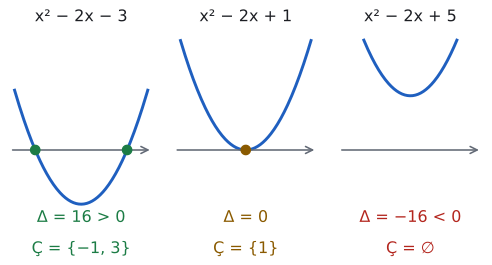

Reproduce this figure in Python.
import sys; sys.path.insert(0, "tools")
from cizim import *

fig, eks = plt.subplots(1, 3, figsize=(6.4, 3.3))
veriler = [("x² − 2x − 3", -3, [-1, 3], "Δ = 16 > 0", "Ç = {−1, 3}", YESIL),
           ("x² − 2x + 1", 1, [1], "Δ = 0", "Ç = {1}", SARI),
           ("x² − 2x + 5", 5, [], "Δ = −16 < 0", "Ç = ∅", KIRMIZI)]
for ax, (baslik, c, kokler, delta, cozum, renk) in zip(eks, veriler):
    ax.axis("off"); ax.set_xlim(-2.2, 4.2); ax.set_ylim(-7.5, 10.5)
    ax.annotate("", xy=(4.1, 0), xytext=(-2.1, 0), arrowprops=dict(arrowstyle="->", color=SOLUK, lw=1.2))
    xs = np.linspace(-1.9, 3.9, 200)
    ys = xs**2 - 2*xs + c; ys = np.where(ys > 8.2, np.nan, ys)
    ax.plot(xs, ys, color=MAVI)
    for k in kokler: nokta(ax, k, 0, renk=renk)
    ax.text(1, 10.4, baslik, ha="center", va="top", fontsize=12)
    ax.text(1, -5.0, delta, ha="center", va="center", fontsize=12, color=renk)
    ax.text(1, -7.3, cozum, ha="center", va="center", fontsize=12, color=renk)
plt.subplots_adjust(wspace=0.12)
kaydet(fig, __file__)
